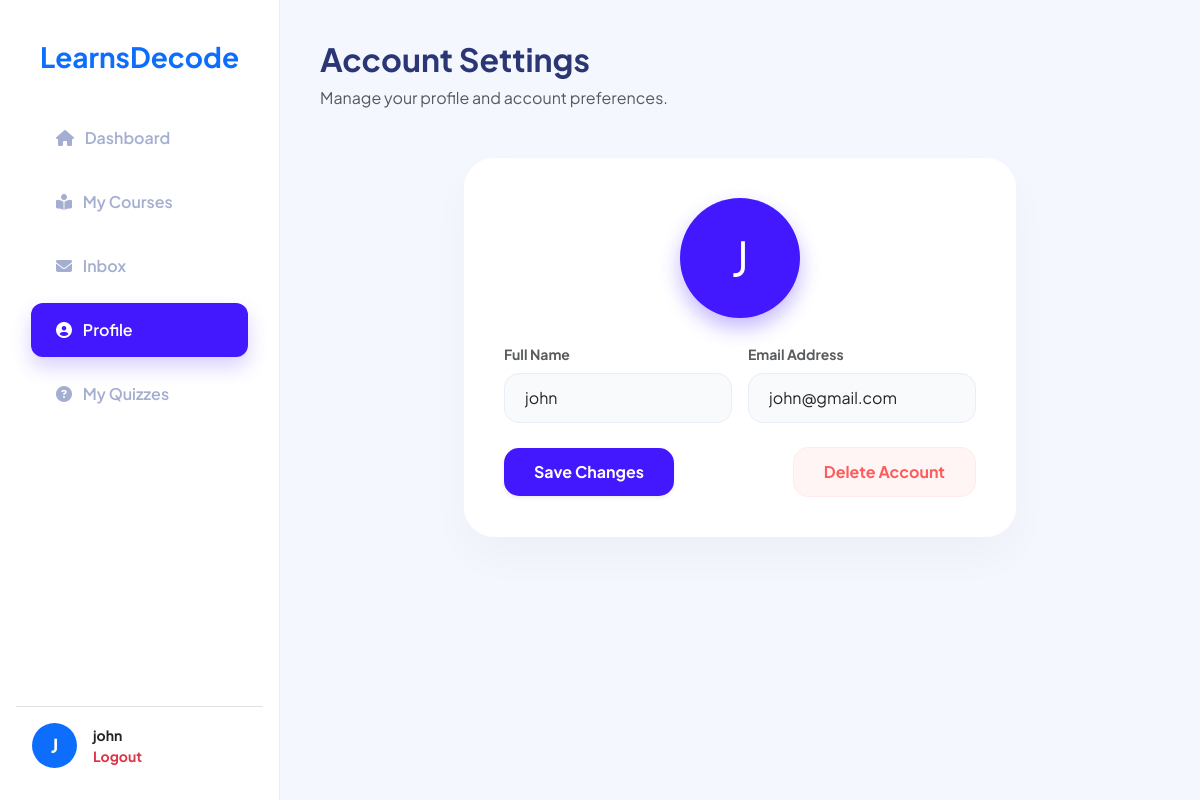
/student/profile.php (signed in), run on the app's committed database.
### tables this page shows
CREATE TABLE `users` (
  `id` int(10) UNSIGNED NOT NULL,
  `name` varchar(100) NOT NULL,
  `email` varchar(100) NOT NULL,
  `password` varchar(255) NOT NULL,
  `role` enum('student','instructor','admin') NOT NULL DEFAULT 'student',
  `created_at` timestamp NOT NULL DEFAULT current_timestamp(),
  `approved` tinyint(1) DEFAULT 1,
  `otp` varchar(10) DEFAULT NULL
);

### student/profile.php (the view, shortened to what this page needs)
<?php
require '../config/config.php';
$user_id = $_SESSION['user_id'];
$user_q = mysqli_query($conn, "SELECT * FROM users WHERE id = '$user_id'");
$user = mysqli_fetch_assoc($user_q);
?>
<!DOCTYPE html>
<html lang="en">
<head>
    <link href="https://cdn.jsdelivr.net/npm/bootstrap@5.3.0/dist/css/bootstrap.min.css" rel="stylesheet">
    <link rel="stylesheet" href="https://cdnjs.cloudflare.com/ajax/libs/font-awesome/6.4.0/css/all.min.css">
    <link href="https://unpkg.com/aos@2.3.1/dist/aos.css" rel="stylesheet">
</head>
<body>
<div class="sidebar d-flex flex-column p-3">
    <div class="text-center my-4"><h3 class="fw-bold text-primary">LearnsDecode</h3></div>
    <nav class="nav flex-column flex-grow-1">
        <a class="nav-link" href="dashboard.php"><i class="fas fa-home me-2"></i> Dashboard</a>
        <a class="nav-link" href="my_courses.php"><i class="fas fa-book-reader me-2"></i> My Courses</a>
        <a class="nav-link d-flex justify-content-between align-items-center" href="inbox.php">
            <span><i class="fas fa-envelope me-2"></i> Inbox</span>
        </a>
        <a class="nav-link active" href="profile.php"><i class="fas fa-user-circle me-2"></i> Profile</a>
        <a class="nav-link" href="my_quizzes.php"><i class="fas fa-question-circle me-2"></i> My Quizzes</a>
    </nav>
    <div class="p-3 border-top">
        <div class="d-flex align-items-center">
            <div class="bg-primary text-white rounded-circle d-flex align-items-center justify-content-center fw-bold" style="width: 45px; height: 45px; font-size: 1.2rem;">
                <?= strtoupper(substr($user['name'] ?? 'U', 0, 1)) ?>
            </div>
            <div class="ms-3 small">
                <div class="fw-bold text-dark"><?= $user['name'] ?></div>
                <a href="../logout.php" class="text-danger text-decoration-none fw-bold">Logout</a>
            </div>
        </div>
    </div>
</div>
<div class="main-content">
    <header class="mb-5">
        <h2 class="fw-bold">Account Settings</h2>
        <p class="text-muted">Manage your profile and account preferences.</p>
    </header>
    <div class="row justify-content-center">
        <div class="col-lg-8" data-aos="zoom-in">
            <div class="profile-card text-center">
                <div class="avatar-circle">
                    <?= strtoupper(substr($user['name'], 0, 1)) ?>
                </div>
                <form method="POST" class="text-start mt-4">
                    <div class="row g-3">
                        <div class="col-md-6">
                            <label class="form-label fw-bold small text-muted">Full Name</label>
                            <input type="text" name="name" class="form-control" value="<?= $user['name'] ?>" required>
                        </div>
                        <div class="col-md-6">
                            <label class="form-label fw-bold small text-muted">Email Address</label>
                            <input type="email" name="email" class="form-control" value="<?= $user['email'] ?>" required>
                        </div>
                    </div>
                    <div class="mt-4 d-flex justify-content-between align-items-center">
                        <button type="submit" name="update_profile" class="btn-update shadow-sm">
                            Save Changes
                        </button>
                        <button type="button" onclick="requestDelete()" class="btn-delete">
                            Delete Account
                        </button>
                    </div>
                </form>
            </div>
        </div>
    </div>
</div>
</body>
</html>

### student/profile.php (style rules this page uses)
body { font-family: 'Plus Jakarta Sans', sans-serif; background: #f4f7fe; color: #2b3674; }
.sidebar { width: 280px; height: 100vh; background: #fff; position: fixed; left: 0; top: 0; border-right: 1px solid #e9edf7; z-index: 1000; }
.main-content { margin-left: 280px; padding: 40px; }
.nav-link { color: #a3aed0; padding: 15px 25px; border-radius: 12px; margin: 5px 15px; font-weight: 600; transition: 0.3s; text-decoration: none; display: block; }
.nav-link.active { background: #4318ff; color: white !important; box-shadow: 0px 10px 20px rgba(67, 24, 255, 0.2); }
.profile-card { background: #fff; border-radius: 30px; border: none; box-shadow: 0px 20px 40px rgba(0,0,0,0.03); padding: 40px; }
.avatar-circle { width: 120px; height: 120px; background: #4318ff; color: white; font-size: 3rem; border-radius: 50%; display: flex; align-items: center; justify-content: center; margin: 0 auto 20px; box-shadow: 0px 10px 20px rgba(67, 24, 255, 0.3); }
.form-control { border-radius: 15px; padding: 12px 20px; border: 1px solid #e9edf7; background: #f8fafc; }
.btn-update { background: #4318ff; color: white; border-radius: 15px; padding: 12px 30px; font-weight: 700; border: none; transition: 0.3s; }
.btn-delete { background: #fff5f5; color: #ff5b5b; border: 1px solid #ffebeb; border-radius: 15px; padding: 12px 30px; font-weight: 700; transition: 0.3s; }

### data on the page
users: name "J", name "john", email "john@gmail.com"
